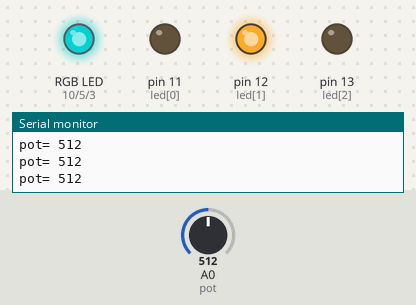
This sketch was run on a simulated Arduino Uno, built with avr-gcc and run on an emulated ATmega328P. Parts: an RGB LED mixed from three pins (HIGH = lit), output pins drawn as LEDs (lit = HIGH), the last lines printed to the serial monitor. Inputs (shaded band) come from the test bench; at power-on: A0 (pot) = 512. Dim RGB values are drawn brighter than linear.

Above: at 1.2 s.
1.3 s: A0 (pot) set to 932
At 2.3 s:
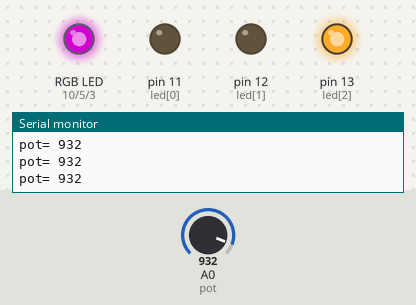
2.8 s: A0 (pot) set to 960
At 3.4 s:
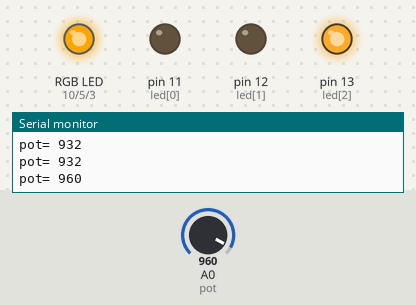
5.8 s: A0 (pot) set to 341
At 7.2 s:
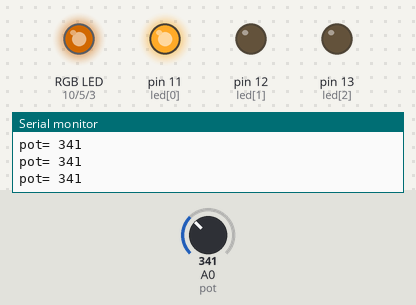
7.7 s: A0 (pot) set to 108
10.7 s: A0 (pot) set to 88
13.7 s: A0 (pot) set to 760
At 14.2 s:
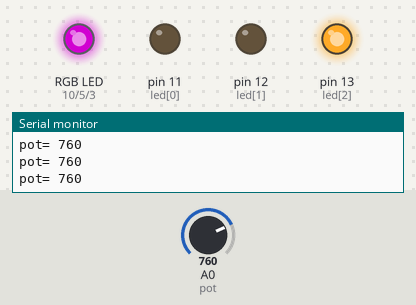
Timing chart, 0 to 16.2 s (numbered marks = the images above; inputs shaded):
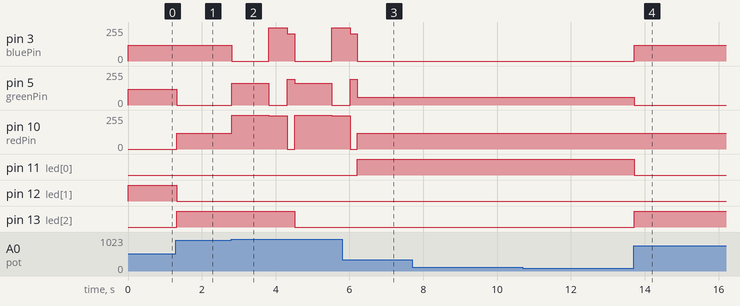

The sketch:

RGB_and_Potentiometer.ino
```cpp
// C++ code

//RGB
int redPin= 10;      // set red pin on LED to connect to pin 10
int greenPin = 5;   // set green pin on LED to connect to pin 15
int bluePin = 3;    // set blue pin on LED to connect to pin 3
//potentiometer
int pot = A0;   //set the LED to pin A0
int potVal = 0;   //Initialize variable and set value to 0
//3 LED
int led[] = {11,12,13};  // Set the individual LED to connect from pins  11 to 13
int count = 3;      // declare variable count and initialize value as 3


void setup()
{
  //RGB
  pinMode(redPin, OUTPUT);    // Define red pin as an output
  pinMode(greenPin, OUTPUT);    // Define green pin as an output
  pinMode(bluePin, OUTPUT);   // Define blue pin as an output
  //Pot
  pinMode(pot, INPUT);      // we define the Potentiometer as an input
  Serial.begin(9600);     // initialize the serial monitor
  // 3 LED
  for(int x = 0; x < count; x++){  //  creates a loop when x is less than count then x will increase by 1
    pinMode(led[x], OUTPUT);    // Define each LED as output
  }
}

void loop()
{
  //Potentiometer
  potVal = analogRead(pot); // read the value of the potentiometer and define value in potVal
  // Shows the value on the serial monitor
  Serial.print("pot= ");    // Serial monitor strings
  Serial.println(potVal);   // Serial monitor value of potVal

  //RGB
  if ((potVal >= 10) && (potVal <= 350)) {  // condition is true when the value greater than/= 10 and less than 350
    // applies codes below if potVal is between 10 to 350
        setColor(120, 60, 0); // Set RGB led brightness of red to 120 and green to 60 output yellow
        digitalWrite(led[0], HIGH);   // LED turns on
        digitalWrite(led[1], LOW);    //LED TURNS OFF
        digitalWrite(led[2], LOW);    //LED TURNS OFF

    } else if ((potVal >= 351) && (potVal <= 750)) {  // condition is true when the value greater than/= 351  and less than/= 750
      // applies codes below if potVal is between 351 to 750
    setColor(0, 120, 120); // Set RGB led brightness of green to 120 and blue to 120 output cyan
        digitalWrite(led[0], LOW);  // LED turns OFF
        digitalWrite(led[1], HIGH); //LED TURNS ON
        digitalWrite(led[2], LOW);  //LED TURNS OFF
    } else if ((potVal >= 751) && (potVal <= 950)) { // condition is true when the value greater than/= 751  and less than/= 950
     // applies codes below if potVal is between 751 to 950
      // and the second condition is true
    setColor(120, 0, 120);   // Set RGB led brightness of red to 120 and blue to 120 output purple
        digitalWrite(led[0], LOW);  // LED turns OFF
        digitalWrite(led[1], LOW); //LED TURNS OFF
        digitalWrite(led[2], HIGH);  //LED TURNS ON
      } else if (potVal >= 951 ) {    // ondition is true when the value greater than/= 951
      // applies codes below if potVal is greater than or equal to 951
      setColor(255, 165, 0); // Set RGB led brightness of red to 255 and green 165 output yelloworangegreen
          delay(1000);
          setColor(250, 0, 250); // Set RGB led brightness of red to 255 and green 165 output indigo
          delay(500);
          setColor(0, 192, 203);  // Set RGB led brightness of red to 255 and green 165 output bluegreen
          delay(200);
          digitalWrite(led[0], LOW);  // LED turns OFF
          digitalWrite(led[1], LOW); //LED TURNS OFF
          digitalWrite(led[2], LOW);  //LED TURNS OFF

    } else { // condition for values 10 below for 1-9 are the remaining values
      setColor(0, 0, 0); // Set RGB LED brigthness to all zero values or OFF state
      digitalWrite(led[0], LOW);  // LED turns OFF
      digitalWrite(led[1], LOW); //LED TURNS OFF
      digitalWrite(led[2], LOW);  //LED TURNS OFF

    }


}

void setColor(int redValue, int greenValue, int blueValue) {  //new function to return PWM signals
  analogWrite(redPin, redValue);  // will represent the value of brightness of red LED
  analogWrite(greenPin, greenValue);  // will represent the value of brightness of green LED
  analogWrite(bluePin, blueValue);  // will represent the value of brightness of green LED
}
```

Measured:
- the behaviour switches between 950 and 951 on A0 (pot) (found by bisection; images 1 and 2)
- after the input at 1.3 s, pin 5 (greenPin): 120/255 → 0/255 at once; pin 10 (redPin): 0/255 → 120/255 at once; pin 12 (led[1]): HIGH → LOW at once; pin 13 (led[2]): LOW → HIGH at once
- after the input at 2.8 s, pin 3 (bluePin): 120/255 → 0/255 at once, → 250/255 1.0 s later, → 203/255 0.50 s later, → 0/255 0.20 s later, … (5 changes in this stretch); pin 5 (greenPin): 0/255 → 165/255 at once, → 0/255 1.0 s later, → 192/255 0.50 s later, → 165/255 0.20 s later, … (5 changes in this stretch)
- after the input at 5.8 s, pin 3 (bluePin): goes on until 6.2 s, then stays 0/255; pin 11 (led[0]): LOW → HIGH after 0.41 s
- after the input at 13.7 s, pin 3 (bluePin): 0/255 → 120/255 at once; pin 5 (greenPin): 60/255 → 0/255 at once; pin 11 (led[0]): HIGH → LOW at once; pin 13 (led[2]): LOW → HIGH at once
